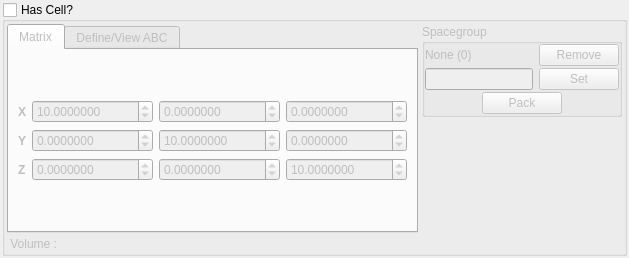
<ui version="4.0">
 <class>CellDefineDialog</class>
 <widget class="QDialog" name="CellDefineDialog">
  <property name="geometry">
   <rect>
    <x>0</x>
    <y>0</y>
    <width>529</width>
    <height>258</height>
   </rect>
  </property>
  <property name="windowTitle">
   <string>Cell Definition</string>
  </property>
  <property name="windowIcon">
   <iconset resource="icons.qrc">
    <normaloff>:/stackicons/icons/stack_celldefine.svg</normaloff>:/stackicons/icons/stack_celldefine.svg</iconset>
  </property>
  <layout class="QHBoxLayout" name="horizontalLayout_3">
   <property name="spacing">
    <number>4</number>
   </property>
   <property name="margin">
    <number>2</number>
   </property>
   <item>
    <widget class="QGroupBox" name="CellDefinitionGroup">
     <property name="title">
      <string>Has Cell?</string>
     </property>
     <property name="checkable">
      <bool>true</bool>
     </property>
     <property name="checked">
      <bool>false</bool>
     </property>
     <layout class="QHBoxLayout" name="horizontalLayout_2">
      <property name="spacing">
       <number>4</number>
      </property>
      <property name="margin">
       <number>2</number>
      </property>
      <item>
       <layout class="QVBoxLayout" name="verticalLayout_2">
        <item>
         <widget class="QTabWidget" name="CellTabs">
          <property name="tabPosition">
           <enum>QTabWidget::North</enum>
          </property>
          <property name="currentIndex">
           <number>0</number>
          </property>
          <widget class="QWidget" name="CellMatrixTab">
           <attribute name="title">
            <string>Matrix</string>
           </attribute>
           <layout class="QVBoxLayout" name="verticalLayout_3">
            <item>
             <layout class="QGridLayout" name="gridLayout">
              <item row="0" column="0">
               <widget class="QLabel" name="label">
                <property name="sizePolicy">
                 <sizepolicy hsizetype="Minimum" vsizetype="Preferred">
                  <horstretch>0</horstretch>
                  <verstretch>0</verstretch>
                 </sizepolicy>
                </property>
                <property name="font">
                 <font>
                  <weight>75</weight>
                  <bold>true</bold>
                 </font>
                </property>
                <property name="text">
                 <string>X</string>
                </property>
               </widget>
              </item>
              <item row="0" column="1">
               <widget class="QDoubleSpinBox" name="CellMatrixXXSpin">
                <property name="sizePolicy">
                 <sizepolicy hsizetype="Expanding" vsizetype="Fixed">
                  <horstretch>0</horstretch>
                  <verstretch>0</verstretch>
                 </sizepolicy>
                </property>
                <property name="toolTip">
                 <string>X-component of the X-axis</string>
                </property>
                <property name="decimals">
                 <number>7</number>
                </property>
                <property name="minimum">
                 <double>-100000000.000000000000000</double>
                </property>
                <property name="maximum">
                 <double>10000000.000000000000000</double>
                </property>
                <property name="value">
                 <double>10.000000000000000</double>
                </property>
               </widget>
              </item>
              <item row="0" column="2">
               <widget class="QDoubleSpinBox" name="CellMatrixXYSpin">
                <property name="sizePolicy">
                 <sizepolicy hsizetype="Expanding" vsizetype="Fixed">
                  <horstretch>0</horstretch>
                  <verstretch>0</verstretch>
                 </sizepolicy>
                </property>
                <property name="toolTip">
                 <string>Y-component of the X-axis</string>
                </property>
                <property name="decimals">
                 <number>7</number>
                </property>
                <property name="minimum">
                 <double>-100000000.000000000000000</double>
                </property>
                <property name="maximum">
                 <double>10000000.000000000000000</double>
                </property>
               </widget>
              </item>
              <item row="0" column="3">
               <widget class="QDoubleSpinBox" name="CellMatrixXZSpin">
                <property name="sizePolicy">
                 <sizepolicy hsizetype="Expanding" vsizetype="Fixed">
                  <horstretch>0</horstretch>
                  <verstretch>0</verstretch>
                 </sizepolicy>
                </property>
                <property name="toolTip">
                 <string>Z-component of the X-axis</string>
                </property>
                <property name="decimals">
                 <number>7</number>
                </property>
                <property name="minimum">
                 <double>-100000000.000000000000000</double>
                </property>
                <property name="maximum">
                 <double>10000000.000000000000000</double>
                </property>
               </widget>
              </item>
              <item row="1" column="0">
               <widget class="QLabel" name="label_2">
                <property name="sizePolicy">
                 <sizepolicy hsizetype="Minimum" vsizetype="Preferred">
                  <horstretch>0</horstretch>
                  <verstretch>0</verstretch>
                 </sizepolicy>
                </property>
                <property name="font">
                 <font>
                  <weight>75</weight>
                  <bold>true</bold>
                 </font>
                </property>
                <property name="text">
                 <string>Y</string>
                </property>
               </widget>
              </item>
              <item row="1" column="1">
               <widget class="QDoubleSpinBox" name="CellMatrixYXSpin">
                <property name="sizePolicy">
                 <sizepolicy hsizetype="Expanding" vsizetype="Fixed">
                  <horstretch>0</horstretch>
                  <verstretch>0</verstretch>
                 </sizepolicy>
                </property>
                <property name="toolTip">
                 <string>X-component of the Y-axis</string>
                </property>
                <property name="decimals">
                 <number>7</number>
                </property>
                <property name="minimum">
                 <double>-100000000.000000000000000</double>
                </property>
                <property name="maximum">
                 <double>10000000.000000000000000</double>
                </property>
               </widget>
              </item>
              <item row="1" column="2">
               <widget class="QDoubleSpinBox" name="CellMatrixYYSpin">
                <property name="sizePolicy">
                 <sizepolicy hsizetype="Expanding" vsizetype="Fixed">
                  <horstretch>0</horstretch>
                  <verstretch>0</verstretch>
                 </sizepolicy>
                </property>
                <property name="toolTip">
                 <string>Y-component of the Y-axis</string>
                </property>
                <property name="decimals">
                 <number>7</number>
                </property>
                <property name="minimum">
                 <double>-100000000.000000000000000</double>
                </property>
                <property name="maximum">
                 <double>10000000.000000000000000</double>
                </property>
                <property name="value">
                 <double>10.000000000000000</double>
                </property>
               </widget>
              </item>
              <item row="1" column="3">
               <widget class="QDoubleSpinBox" name="CellMatrixYZSpin">
                <property name="sizePolicy">
                 <sizepolicy hsizetype="Expanding" vsizetype="Fixed">
                  <horstretch>0</horstretch>
                  <verstretch>0</verstretch>
                 </sizepolicy>
                </property>
                <property name="toolTip">
                 <string>Z-component of the Y-axis</string>
                </property>
                <property name="decimals">
                 <number>7</number>
                </property>
                <property name="minimum">
                 <double>-100000000.000000000000000</double>
                </property>
                <property name="maximum">
                 <double>10000000.000000000000000</double>
                </property>
               </widget>
              </item>
              <item row="2" column="0">
               <widget class="QLabel" name="label_3">
                <property name="sizePolicy">
                 <sizepolicy hsizetype="Minimum" vsizetype="Preferred">
                  <horstretch>0</horstretch>
                  <verstretch>0</verstretch>
                 </sizepolicy>
                </property>
                <property name="font">
                 <font>
                  <weight>75</weight>
                  <bold>true</bold>
                 </font>
                </property>
                <property name="text">
                 <string>Z</string>
                </property>
               </widget>
              </item>
              <item row="2" column="1">
               <widget class="QDoubleSpinBox" name="CellMatrixZXSpin">
                <property name="sizePolicy">
                 <sizepolicy hsizetype="Expanding" vsizetype="Fixed">
                  <horstretch>0</horstretch>
                  <verstretch>0</verstretch>
                 </sizepolicy>
                </property>
                <property name="toolTip">
                 <string>X-component of the Z-axis</string>
                </property>
                <property name="decimals">
                 <number>7</number>
                </property>
                <property name="minimum">
                 <double>-100000000.000000000000000</double>
                </property>
                <property name="maximum">
                 <double>10000000.000000000000000</double>
                </property>
               </widget>
              </item>
              <item row="2" column="2">
               <widget class="QDoubleSpinBox" name="CellMatrixZYSpin">
                <property name="sizePolicy">
                 <sizepolicy hsizetype="Expanding" vsizetype="Fixed">
                  <horstretch>0</horstretch>
                  <verstretch>0</verstretch>
                 </sizepolicy>
                </property>
                <property name="toolTip">
                 <string>Y-component of the Z-axis</string>
                </property>
                <property name="decimals">
                 <number>7</number>
                </property>
                <property name="minimum">
                 <double>-100000000.000000000000000</double>
                </property>
                <property name="maximum">
                 <double>10000000.000000000000000</double>
                </property>
               </widget>
              </item>
              <item row="2" column="3">
               <widget class="QDoubleSpinBox" name="CellMatrixZZSpin">
                <property name="sizePolicy">
                 <sizepolicy hsizetype="Expanding" vsizetype="Fixed">
                  <horstretch>0</horstretch>
                  <verstretch>0</verstretch>
                 </sizepolicy>
                </property>
                <property name="toolTip">
                 <string>Z-component of the Z-axis</string>
                </property>
                <property name="decimals">
                 <number>7</number>
                </property>
                <property name="minimum">
                 <double>-100000000.000000000000000</double>
                </property>
                <property name="maximum">
                 <double>10000000.000000000000000</double>
                </property>
                <property name="value">
                 <double>10.000000000000000</double>
                </property>
               </widget>
              </item>
             </layout>
            </item>
           </layout>
          </widget>
          <widget class="QWidget" name="tab_2">
           <attribute name="title">
            <string>Define/View ABC</string>
           </attribute>
           <layout class="QVBoxLayout" name="verticalLayout">
            <item>
             <layout class="QHBoxLayout">
              <property name="spacing">
               <number>4</number>
              </property>
              <property name="margin">
               <number>0</number>
              </property>
              <item>
               <layout class="QVBoxLayout">
                <property name="spacing">
                 <number>4</number>
                </property>
                <property name="margin">
                 <number>0</number>
                </property>
                <item>
                 <layout class="QHBoxLayout">
                  <property name="spacing">
                   <number>0</number>
                  </property>
                  <property name="margin">
                   <number>0</number>
                  </property>
                  <item>
                   <spacer>
                    <property name="orientation">
                     <enum>Qt::Horizontal</enum>
                    </property>
                    <property name="sizeHint" stdset="0">
                     <size>
                      <width>16</width>
                      <height>20</height>
                     </size>
                    </property>
                   </spacer>
                  </item>
                  <item>
                   <widget class="QLabel" name="label_16">
                    <property name="text">
                     <string>Lengths</string>
                    </property>
                   </widget>
                  </item>
                  <item>
                   <spacer>
                    <property name="orientation">
                     <enum>Qt::Horizontal</enum>
                    </property>
                    <property name="sizeHint" stdset="0">
                     <size>
                      <width>16</width>
                      <height>20</height>
                     </size>
                    </property>
                   </spacer>
                  </item>
                 </layout>
                </item>
                <item>
                 <layout class="QHBoxLayout">
                  <property name="spacing">
                   <number>4</number>
                  </property>
                  <property name="margin">
                   <number>0</number>
                  </property>
                  <item>
                   <widget class="QLabel" name="label_17">
                    <property name="sizePolicy">
                     <sizepolicy hsizetype="Fixed" vsizetype="Fixed">
                      <horstretch>0</horstretch>
                      <verstretch>0</verstretch>
                     </sizepolicy>
                    </property>
                    <property name="text">
                     <string>a</string>
                    </property>
                   </widget>
                  </item>
                  <item>
                   <widget class="QDoubleSpinBox" name="CellLengthASpin">
                    <property name="sizePolicy">
                     <sizepolicy hsizetype="Fixed" vsizetype="Fixed">
                      <horstretch>0</horstretch>
                      <verstretch>0</verstretch>
                     </sizepolicy>
                    </property>
                    <property name="decimals">
                     <number>8</number>
                    </property>
                    <property name="maximum">
                     <double>10000.000000000000000</double>
                    </property>
                    <property name="value">
                     <double>10.000000000000000</double>
                    </property>
                   </widget>
                  </item>
                 </layout>
                </item>
                <item>
                 <layout class="QHBoxLayout">
                  <property name="spacing">
                   <number>4</number>
                  </property>
                  <property name="margin">
                   <number>0</number>
                  </property>
                  <item>
                   <widget class="QLabel" name="label_18">
                    <property name="sizePolicy">
                     <sizepolicy hsizetype="Fixed" vsizetype="Fixed">
                      <horstretch>0</horstretch>
                      <verstretch>0</verstretch>
                     </sizepolicy>
                    </property>
                    <property name="text">
                     <string>b</string>
                    </property>
                   </widget>
                  </item>
                  <item>
                   <widget class="QDoubleSpinBox" name="CellLengthBSpin">
                    <property name="sizePolicy">
                     <sizepolicy hsizetype="Fixed" vsizetype="Fixed">
                      <horstretch>0</horstretch>
                      <verstretch>0</verstretch>
                     </sizepolicy>
                    </property>
                    <property name="decimals">
                     <number>8</number>
                    </property>
                    <property name="maximum">
                     <double>10000.000000000000000</double>
                    </property>
                    <property name="value">
                     <double>10.000000000000000</double>
                    </property>
                   </widget>
                  </item>
                 </layout>
                </item>
                <item>
                 <layout class="QHBoxLayout">
                  <property name="spacing">
                   <number>4</number>
                  </property>
                  <property name="margin">
                   <number>0</number>
                  </property>
                  <item>
                   <widget class="QLabel" name="label_19">
                    <property name="sizePolicy">
                     <sizepolicy hsizetype="Fixed" vsizetype="Fixed">
                      <horstretch>0</horstretch>
                      <verstretch>0</verstretch>
                     </sizepolicy>
                    </property>
                    <property name="text">
                     <string>c</string>
                    </property>
                   </widget>
                  </item>
                  <item>
                   <widget class="QDoubleSpinBox" name="CellLengthCSpin">
                    <property name="sizePolicy">
                     <sizepolicy hsizetype="Fixed" vsizetype="Fixed">
                      <horstretch>0</horstretch>
                      <verstretch>0</verstretch>
                     </sizepolicy>
                    </property>
                    <property name="decimals">
                     <number>8</number>
                    </property>
                    <property name="maximum">
                     <double>10000.000000000000000</double>
                    </property>
                    <property name="value">
                     <double>10.000000000000000</double>
                    </property>
                   </widget>
                  </item>
                 </layout>
                </item>
               </layout>
              </item>
              <item>
               <layout class="QVBoxLayout">
                <property name="spacing">
                 <number>4</number>
                </property>
                <property name="margin">
                 <number>0</number>
                </property>
                <item>
                 <layout class="QHBoxLayout">
                  <property name="spacing">
                   <number>4</number>
                  </property>
                  <property name="margin">
                   <number>0</number>
                  </property>
                  <item>
                   <spacer>
                    <property name="orientation">
                     <enum>Qt::Horizontal</enum>
                    </property>
                    <property name="sizeHint" stdset="0">
                     <size>
                      <width>16</width>
                      <height>20</height>
                     </size>
                    </property>
                   </spacer>
                  </item>
                  <item>
                   <widget class="QLabel" name="label_15">
                    <property name="text">
                     <string>Angles</string>
                    </property>
                   </widget>
                  </item>
                  <item>
                   <spacer>
                    <property name="orientation">
                     <enum>Qt::Horizontal</enum>
                    </property>
                    <property name="sizeHint" stdset="0">
                     <size>
                      <width>16</width>
                      <height>20</height>
                     </size>
                    </property>
                   </spacer>
                  </item>
                 </layout>
                </item>
                <item>
                 <layout class="QHBoxLayout">
                  <property name="spacing">
                   <number>4</number>
                  </property>
                  <property name="margin">
                   <number>0</number>
                  </property>
                  <item>
                   <widget class="QLabel" name="label_12">
                    <property name="sizePolicy">
                     <sizepolicy hsizetype="Fixed" vsizetype="Fixed">
                      <horstretch>0</horstretch>
                      <verstretch>0</verstretch>
                     </sizepolicy>
                    </property>
                    <property name="text">
                     <string>&amp;#945;</string>
                    </property>
                    <property name="textFormat">
                     <enum>Qt::RichText</enum>
                    </property>
                   </widget>
                  </item>
                  <item>
                   <widget class="QDoubleSpinBox" name="CellAngleASpin">
                    <property name="sizePolicy">
                     <sizepolicy hsizetype="Fixed" vsizetype="Fixed">
                      <horstretch>0</horstretch>
                      <verstretch>0</verstretch>
                     </sizepolicy>
                    </property>
                    <property name="decimals">
                     <number>8</number>
                    </property>
                    <property name="maximum">
                     <double>180.000000000000000</double>
                    </property>
                    <property name="value">
                     <double>90.000000000000000</double>
                    </property>
                   </widget>
                  </item>
                 </layout>
                </item>
                <item>
                 <layout class="QHBoxLayout">
                  <property name="spacing">
                   <number>4</number>
                  </property>
                  <property name="margin">
                   <number>0</number>
                  </property>
                  <item>
                   <widget class="QLabel" name="label_13">
                    <property name="sizePolicy">
                     <sizepolicy hsizetype="Fixed" vsizetype="Fixed">
                      <horstretch>0</horstretch>
                      <verstretch>0</verstretch>
                     </sizepolicy>
                    </property>
                    <property name="text">
                     <string>&amp;#946;</string>
                    </property>
                    <property name="textFormat">
                     <enum>Qt::RichText</enum>
                    </property>
                   </widget>
                  </item>
                  <item>
                   <widget class="QDoubleSpinBox" name="CellAngleBSpin">
                    <property name="sizePolicy">
                     <sizepolicy hsizetype="Fixed" vsizetype="Fixed">
                      <horstretch>0</horstretch>
                      <verstretch>0</verstretch>
                     </sizepolicy>
                    </property>
                    <property name="decimals">
                     <number>8</number>
                    </property>
                    <property name="maximum">
                     <double>180.000000000000000</double>
                    </property>
                    <property name="value">
                     <double>90.000000000000000</double>
                    </property>
                   </widget>
                  </item>
                 </layout>
                </item>
                <item>
                 <layout class="QHBoxLayout">
                  <property name="spacing">
                   <number>4</number>
                  </property>
                  <property name="margin">
                   <number>0</number>
                  </property>
                  <item>
                   <widget class="QLabel" name="label_14">
                    <property name="sizePolicy">
                     <sizepolicy hsizetype="Fixed" vsizetype="Fixed">
                      <horstretch>0</horstretch>
                      <verstretch>0</verstretch>
                     </sizepolicy>
                    </property>
                    <property name="text">
                     <string>&amp;#947;</string>
                    </property>
                    <property name="textFormat">
                     <enum>Qt::RichText</enum>
                    </property>
                   </widget>
                  </item>
                  <item>
                   <widget class="QDoubleSpinBox" name="CellAngleCSpin">
                    <property name="sizePolicy">
                     <sizepolicy hsizetype="Fixed" vsizetype="Fixed">
                      <horstretch>0</horstretch>
                      <verstretch>0</verstretch>
                     </sizepolicy>
                    </property>
                    <property name="decimals">
                     <number>8</number>
                    </property>
                    <property name="maximum">
                     <double>180.000000000000000</double>
                    </property>
                    <property name="value">
                     <double>90.000000000000000</double>
                    </property>
                   </widget>
                  </item>
                 </layout>
                </item>
               </layout>
              </item>
             </layout>
            </item>
            <item>
             <layout class="QHBoxLayout" name="horizontalLayout">
              <item>
               <spacer name="horizontalSpacer">
                <property name="orientation">
                 <enum>Qt::Horizontal</enum>
                </property>
                <property name="sizeHint" stdset="0">
                 <size>
                  <width>40</width>
                  <height>20</height>
                 </size>
                </property>
               </spacer>
              </item>
              <item>
               <widget class="QPushButton" name="DefineFromABCButton">
                <property name="font">
                 <font>
                  <weight>75</weight>
                  <bold>true</bold>
                 </font>
                </property>
                <property name="text">
                 <string>Define</string>
                </property>
               </widget>
              </item>
              <item>
               <spacer name="horizontalSpacer_2">
                <property name="orientation">
                 <enum>Qt::Horizontal</enum>
                </property>
                <property name="sizeHint" stdset="0">
                 <size>
                  <width>40</width>
                  <height>20</height>
                 </size>
                </property>
               </spacer>
              </item>
             </layout>
            </item>
           </layout>
          </widget>
         </widget>
        </item>
        <item>
         <widget class="QLabel" name="CellVolumeLabel">
          <property name="text">
           <string> Volume : </string>
          </property>
         </widget>
        </item>
       </layout>
      </item>
      <item>
       <layout class="QVBoxLayout">
        <property name="spacing">
         <number>6</number>
        </property>
        <property name="margin">
         <number>0</number>
        </property>
        <item>
         <widget class="QGroupBox" name="CellSpacegroupGroup">
          <property name="enabled">
           <bool>false</bool>
          </property>
          <property name="sizePolicy">
           <sizepolicy hsizetype="MinimumExpanding" vsizetype="Preferred">
            <horstretch>0</horstretch>
            <verstretch>0</verstretch>
           </sizepolicy>
          </property>
          <property name="title">
           <string>Spacegroup</string>
          </property>
          <layout class="QVBoxLayout">
           <property name="spacing">
            <number>2</number>
           </property>
           <property name="margin">
            <number>0</number>
           </property>
           <item>
            <layout class="QHBoxLayout">
             <property name="spacing">
              <number>2</number>
             </property>
             <property name="margin">
              <number>0</number>
             </property>
             <item>
              <widget class="QLabel" name="SpacegroupLabel">
               <property name="sizePolicy">
                <sizepolicy hsizetype="Expanding" vsizetype="Fixed">
                 <horstretch>0</horstretch>
                 <verstretch>0</verstretch>
                </sizepolicy>
               </property>
               <property name="text">
                <string>None (0)</string>
               </property>
              </widget>
             </item>
             <item>
              <widget class="QPushButton" name="CellSpacegroupRemoveButton">
               <property name="minimumSize">
                <size>
                 <width>0</width>
                 <height>0</height>
                </size>
               </property>
               <property name="maximumSize">
                <size>
                 <width>10000</width>
                 <height>10000</height>
                </size>
               </property>
               <property name="text">
                <string>Remove</string>
               </property>
               <property name="autoDefault">
                <bool>false</bool>
               </property>
              </widget>
             </item>
            </layout>
           </item>
           <item>
            <layout class="QHBoxLayout">
             <property name="spacing">
              <number>6</number>
             </property>
             <property name="margin">
              <number>0</number>
             </property>
             <item>
              <widget class="QLineEdit" name="CellSpacegroupEdit">
               <property name="toolTip">
                <string>Name or ID of spacegroup to set</string>
               </property>
              </widget>
             </item>
             <item>
              <widget class="QPushButton" name="CellSpacegroupSetButton">
               <property name="text">
                <string>Set</string>
               </property>
               <property name="autoDefault">
                <bool>false</bool>
               </property>
              </widget>
             </item>
            </layout>
           </item>
           <item>
            <layout class="QHBoxLayout">
             <property name="spacing">
              <number>6</number>
             </property>
             <property name="margin">
              <number>0</number>
             </property>
             <item>
              <spacer>
               <property name="orientation">
                <enum>Qt::Horizontal</enum>
               </property>
               <property name="sizeHint" stdset="0">
                <size>
                 <width>20</width>
                 <height>20</height>
                </size>
               </property>
              </spacer>
             </item>
             <item>
              <widget class="QPushButton" name="CellSpacegroupPackButton">
               <property name="text">
                <string>Pack</string>
               </property>
               <property name="autoDefault">
                <bool>false</bool>
               </property>
              </widget>
             </item>
             <item>
              <spacer>
               <property name="orientation">
                <enum>Qt::Horizontal</enum>
               </property>
               <property name="sizeHint" stdset="0">
                <size>
                 <width>20</width>
                 <height>20</height>
                </size>
               </property>
              </spacer>
             </item>
            </layout>
           </item>
          </layout>
         </widget>
        </item>
        <item>
         <spacer>
          <property name="orientation">
           <enum>Qt::Vertical</enum>
          </property>
          <property name="sizeHint" stdset="0">
           <size>
            <width>20</width>
            <height>40</height>
           </size>
          </property>
         </spacer>
        </item>
       </layout>
      </item>
     </layout>
    </widget>
   </item>
  </layout>
 </widget>
 <tabstops>
  <tabstop>CellLengthASpin</tabstop>
  <tabstop>CellLengthBSpin</tabstop>
  <tabstop>CellLengthCSpin</tabstop>
  <tabstop>CellAngleASpin</tabstop>
  <tabstop>CellAngleBSpin</tabstop>
  <tabstop>CellAngleCSpin</tabstop>
  <tabstop>CellSpacegroupEdit</tabstop>
  <tabstop>CellSpacegroupPackButton</tabstop>
  <tabstop>CellSpacegroupRemoveButton</tabstop>
  <tabstop>CellSpacegroupSetButton</tabstop>
 </tabstops>
 <resources>
  <include location="icons.qrc"/>
 </resources>
 <connections/>
</ui>
